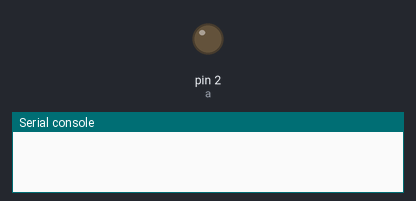
A program run on a simulated MicroPython board. Parts: output pins drawn as LEDs (lit = HIGH), the last lines printed to the serial console. WiFi joins after 1.5 s. At 1.5 s the program stops and its outputs stay as they are.

Above: at 0.0 s.
At 1.6 s:
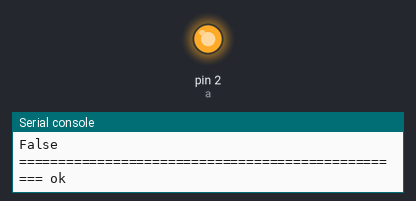
Timing chart, 0 to 3.0 s (numbered marks = the images above):
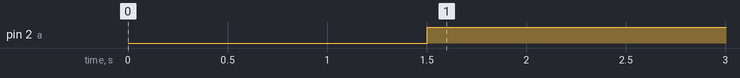

Measured:
- by itself, pin 2 (a): LOW → HIGH at 1.5 s

The program:

wificonn.py
```python
import network
from machine import Pin
SSID='ywzywz'
PASS='12345678'

def wifi_main():
  global SSID,PASS
  print('wifi start')
  wifi=network.WLAN(network.STA_IF)
  print(wifi.isconnected())
  if not wifi.isconnected():
    #wifi=network.WLAN(network.STA_IF)
    wifi.active(True)
    wifi.connect(SSID,PASS)  #连接WIFI
    while not wifi.isconnected():
      pass
    print('='*50,'ok')


wifi_main()
a = Pin(2,Pin.OUT)
a.value(1)

#wifi.disconnect()
```
